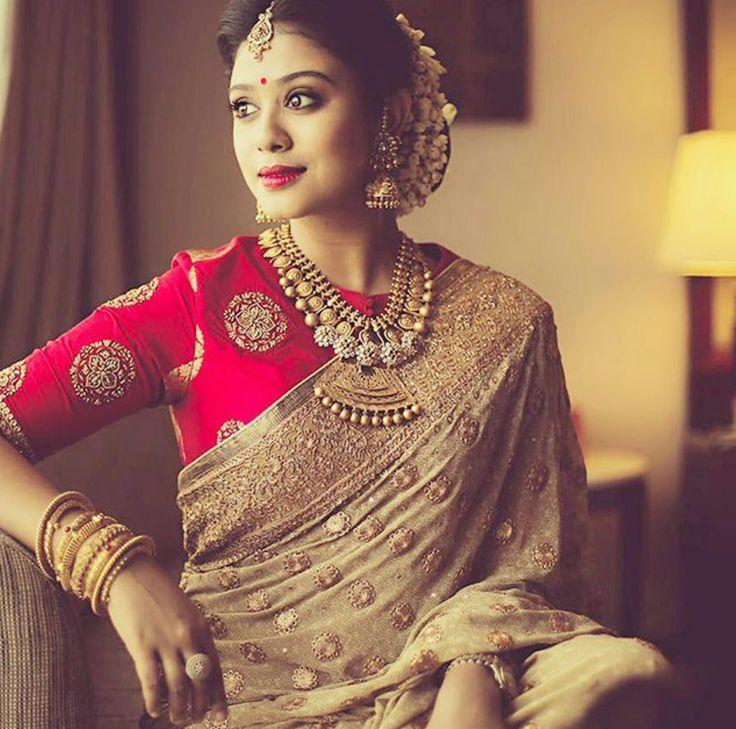
#> input picture images/person.jpeg, 736 x 729 px
$ python color.py
#> lines starting #> are read from the running program, lines starting #| are printed output that depends on the picture
import cv2 as cv
import numpy as np
import matplotlib.pyplot as plt

img = cv.imread('../images/person.jpeg')
#> img is the input picture: shape (729, 736, 3); mean B, G, R 88.9, 105.6, 149.8

plt.subplot(1, 2, 1), plt.title('Original Image')
plt.imshow(cv.cvtColor(img, cv.COLOR_BGR2RGB))
plt.xticks([]), plt.yticks([])

new_img = img
for x in range(new_img.shape[0]):
    for y in range(new_img.shape[1]):
        b = int(new_img[x][y][0])
        g = int(new_img[x][y][1])
        r = int(new_img[x][y][2])

        if g > 45:
            avg = (r + g + b) // 3
            new_img[x][y][0] = avg
            new_img[x][y][1] = avg
            new_img[x][y][2] = avg
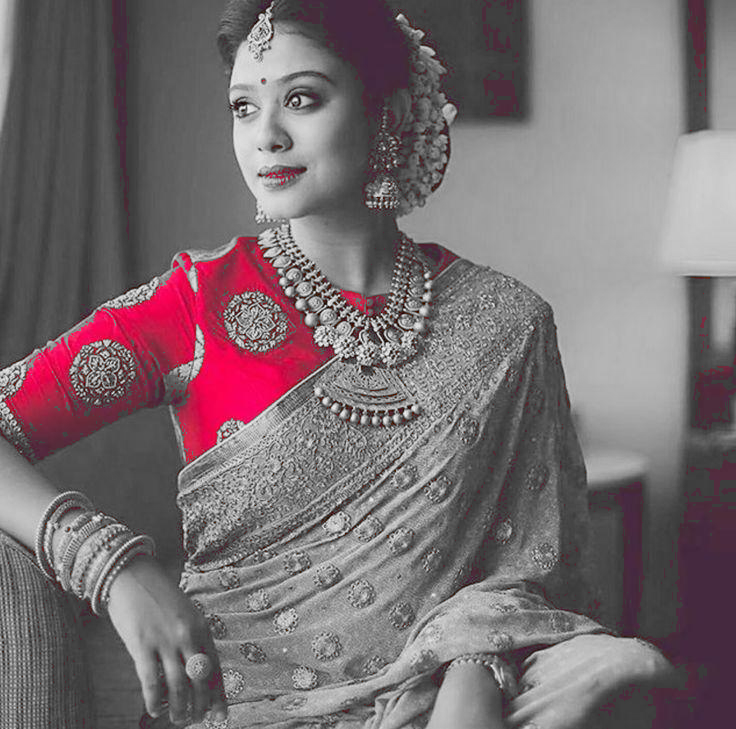
#> new_img: shape (729, 736, 3); mean B, G, R 113.1, 109.4, 120.9

plt.subplot(1, 2, 2), plt.title('Transformed Image')
plt.imshow(cv.cvtColor(new_img, cv.COLOR_BGR2RGB))
plt.xticks([]), plt.yticks([])

plt.show()
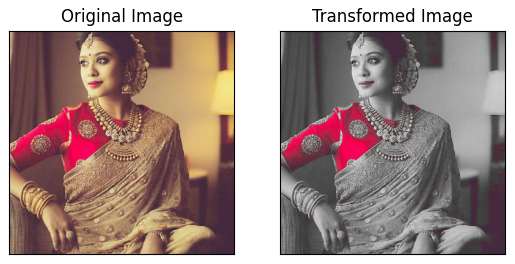
#> figure drawn by matplotlib, 2 panels

$ run again, with images/rice.jpeg copied over images/person.jpeg
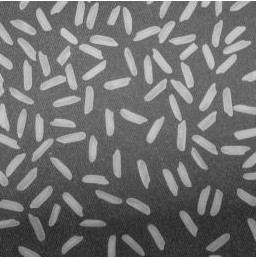
#> input picture images/rice.jpeg, 256 x 259 px
#> img is the input picture: shape (259, 256, 3); min 30, max 255, mean 112.9
#> `plt.show()`:
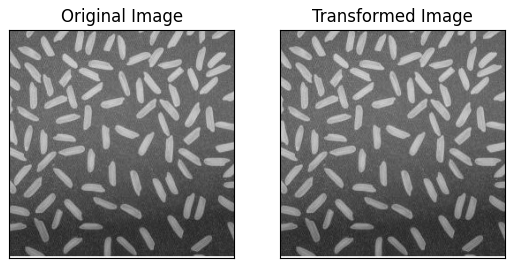
#> figure drawn by matplotlib, 2 panels
